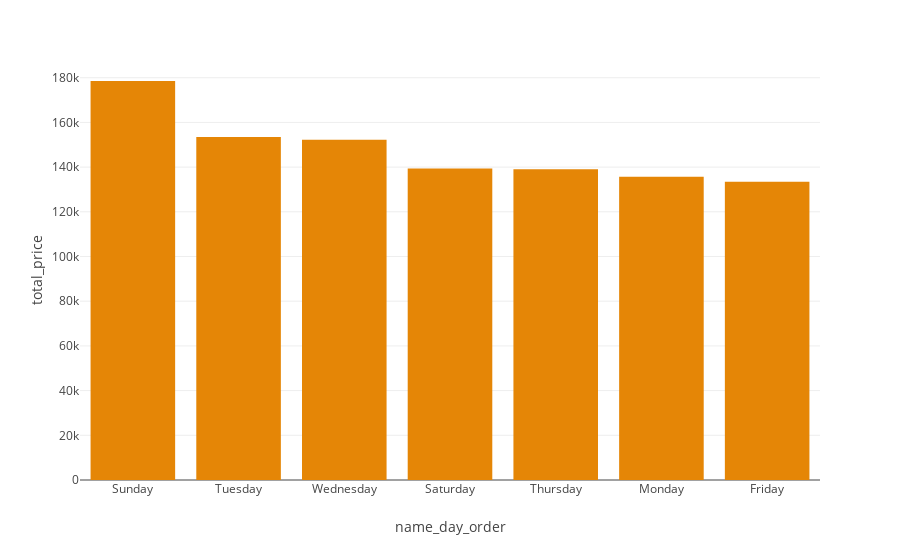

The cell this chart's notebook holds for it:
### Code cell
# what is the most day that get highest income
high_day = data.groupby('name_day_order')[['total_price']].sum().sort_values(by='total_price'  , ascending = False).reset_index()
high_day 

fig2 = px.bar(high_day, x='name_day_order', y='total_price' , color_discrete_sequence=px.colors.qualitative.Vivid)
fig2.show()

### Figure 1 — Plotly figure (JSON) as saved in the notebook; plotly's stock layout.template omitted (floating-point values rounded to 4 significant figures)
{"data": [{"alignmentgroup": "True", "hovertemplate": "name_day_order=%{x}<br>total_price=%{y}<extra></extra>", "legendgroup": "", "marker": {"color": "rgb(229, 134, 6)", "pattern": {"shape": ""}}, "name": "", "offsetgroup": "", "orientation": "v", "showlegend": false, "textposition": "auto", "type": "bar", "x": ["Sunday", "Tuesday", "Wednesday", "Saturday", "Thursday", "Monday", "Friday"], "xaxis": "x", "y": [178532, 153443, 152252, 139406, 139061, 135692, 133414], "yaxis": "y"}], "layout": {"autosize": true, "barmode": "relative", "legend": {"tracegroupgap": 0}, "margin": {"t": 60}, "xaxis": {"anchor": "y", "autorange": true, "domain": [0, 1], "range": [-0.5, 6.5], "title": {"text": "name_day_order"}, "type": "category"}, "yaxis": {"anchor": "x", "autorange": true, "domain": [0, 1], "range": [0, 187900.0], "title": {"text": "total_price"}, "type": "linear"}}}
